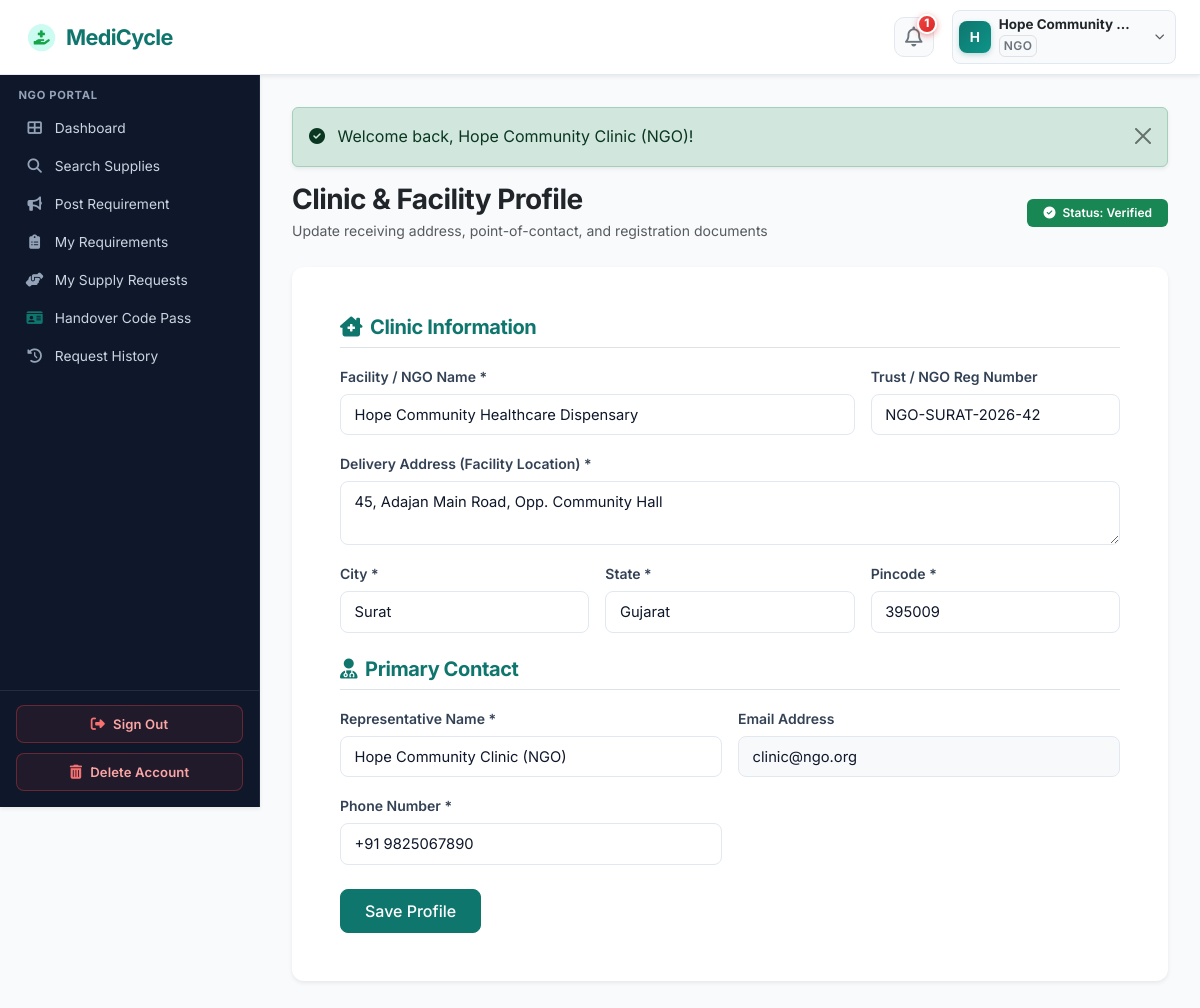
The page /ngo/profile.php (signed in) on the database its author committed.
### tables this page shows
CREATE TABLE `organizations` (
  `id` int(11) NOT NULL AUTO_INCREMENT,
  `user_id` int(11) NOT NULL,
  `organization_name` varchar(150) NOT NULL,
  `organization_type` varchar(100) NOT NULL,
  `license_number` varchar(100) DEFAULT NULL,
  `address` text NOT NULL,
  `city` varchar(100) NOT NULL,
  `state` varchar(100) NOT NULL,
  `pincode` varchar(20) NOT NULL,
  `verification_status` enum('pending','verified','rejected') DEFAULT 'pending',
  `verification_notes` text DEFAULT NULL,
  `created_at` timestamp NOT NULL DEFAULT current_timestamp(),
  `updated_at` timestamp NOT NULL DEFAULT current_timestamp() ON UPDATE current_timestamp(),
  PRIMARY KEY (`id`),
  KEY `fk_org_user` (`user_id`),
  KEY `idx_org_city` (`city`),
  KEY `idx_org_status` (`verification_status`),
  CONSTRAINT `fk_org_user` FOREIGN KEY (`user_id`) REFERENCES `users` (`id`) ON DELETE CASCADE
);

CREATE TABLE `users` (
  `id` int(11) NOT NULL AUTO_INCREMENT,
  `name` varchar(100) NOT NULL,
  `email` varchar(100) NOT NULL,
  `password` varchar(255) NOT NULL,
  `phone` varchar(20) NOT NULL,
  `role` enum('admin','supplier','ngo','delivery') NOT NULL,
  `email_verified` tinyint(1) DEFAULT 1,
  `status` enum('active','inactive','suspended','pending') DEFAULT 'active',
  `created_at` timestamp NOT NULL DEFAULT current_timestamp(),
  `updated_at` timestamp NOT NULL DEFAULT current_timestamp() ON UPDATE current_timestamp(),
  PRIMARY KEY (`id`),
  UNIQUE KEY `email` (`email`),
  KEY `idx_user_role` (`role`),
  KEY `idx_user_status` (`status`)
);

### includes/auth.php (called while the page is built, shortened)
<?php
require_once __DIR__ . '/session.php';
function require_login(?string $redirectTo = null): void {
    if (!is_logged_in() || current_user() === null) {
        $target = $redirectTo ?? ($_SERVER['REQUEST_URI'] ?? '');
        set_flash('warning', 'Please sign in to access this area.');
        header('Location: ' . BASE_URL . '/login.php?redirect=' . urlencode($target));
        exit;
    }
}
function require_role(string|array $allowed_roles): void {
    require_login();
}

### includes/functions.php (called while the page is built, shortened)
<?php
function e($string) {
    return htmlspecialchars((string)($string ?? ''), ENT_QUOTES, 'UTF-8');
}
function get_unread_notifications_count($pdo, $user_id) {
    try {
        $stmt = $pdo->prepare("SELECT COUNT(*) FROM notifications WHERE user_id = ? AND is_read = 0");
        $stmt->execute([$user_id]);
        return (int)$stmt->fetchColumn();
    } catch (PDOException $e) {
        return 0;
    }
}

### ngo/profile.php (the view, shortened to what this page needs)
<?php
require_once __DIR__ . '/../config/config.php';
require_once __DIR__ . '/../includes/auth.php';
require_role('ngo');
$userId = $_SESSION['user_id'];
$stmt = $pdo->prepare("SELECT u.name, u.email, u.phone, o.*
                       FROM users u
                       LEFT JOIN organizations o ON u.id = o.user_id
                       WHERE u.id = ? LIMIT 1");
$stmt->execute([$userId]);
$profile = $stmt->fetch();
include __DIR__ . '/../includes/header.php';
include __DIR__ . '/../includes/navbar.php';
?>
<div class="app-container">
    <?php include __DIR__ . '/../includes/sidebar.php'; ?>
    <div class="app-content">
        <?php echo render_flash_messages(); ?>
        <div class="d-flex justify-content-between align-items-center mb-4">
            <div>
                <h3 class="fw-bold text-dark mb-1">Clinic & Facility Profile</h3>
                <p class="text-muted small mb-0">Update receiving address, point-of-contact, and registration documents</p>
            </div>
            <div>
                <span class="badge bg-success px-3 py-2">
                    <i class="fas fa-check-circle me-1"></i> Status: <?php echo ucfirst(e($profile['verification_status'] ?? 'verified')); ?>
                </span>
            </div>
        </div>
        <div class="card border-0 shadow-sm">
            <div class="card-body p-4 p-md-5">
                <form action="<?php echo BASE_URL; ?>/ngo/profile.php" method="POST" class="needs-validation" novalidate>
                    <h5 class="fw-bold text-teal border-bottom pb-2 mb-3"><i class="fas fa-clinic-medical me-2"></i>Clinic Information</h5>
                    <div class="row g-3 mb-4">
                        <div class="col-md-8">
                            <label class="form-label small fw-semibold">Facility / NGO Name *</label>
                            <input type="text" class="form-control" name="org_name" value="<?php echo e($profile['organization_name'] ?? ''); ?>" required>
                        </div>
                        <div class="col-md-4">
                            <label class="form-label small fw-semibold">Trust / NGO Reg Number</label>
                            <input type="text" class="form-control" name="license_number" value="<?php echo e($profile['license_number'] ?? ''); ?>">
                        </div>
                        <div class="col-12">
                            <label class="form-label small fw-semibold">Delivery Address (Facility Location) *</label>
                            <textarea class="form-control" name="address" rows="2" required><?php echo e($profile['address'] ?? ''); ?></textarea>
                        </div>
                        <div class="col-md-4">
                            <label class="form-label small fw-semibold">City *</label>
                            <input type="text" class="form-control" name="city" value="<?php echo e($profile['city'] ?? ''); ?>" required>
                        </div>
                        <div class="col-md-4">
                            <label class="form-label small fw-semibold">State *</label>
                            <input type="text" class="form-control" name="state" value="<?php echo e($profile['state'] ?? ''); ?>" required>
                        </div>
                        <div class="col-md-4">
                            <label class="form-label small fw-semibold">Pincode *</label>
                            <input type="text" class="form-control" name="pincode" value="<?php echo e($profile['pincode'] ?? ''); ?>" required>
                        </div>
                    </div>
                    <h5 class="fw-bold text-teal border-bottom pb-2 mb-3"><i class="fas fa-user-doctor me-2"></i>Primary Contact</h5>
                    <div class="row g-3 mb-4">
                        <div class="col-md-6">
                            <label class="form-label small fw-semibold">Representative Name *</label>
                            <input type="text" class="form-control" name="name" value="<?php echo e($profile['name']); ?>" required>
                        </div>
                        <div class="col-md-6">
                            <label class="form-label small fw-semibold">Email Address</label>
                            <input type="email" class="form-control bg-light" value="<?php echo e($profile['email']); ?>" readonly disabled>
                        </div>
                        <div class="col-md-6">
                            <label class="form-label small fw-semibold">Phone Number *</label>
                            <input type="tel" class="form-control" name="phone" value="<?php echo e($profile['phone']); ?>" required>
                        </div>
                    </div>
                    <button type="submit" class="btn btn-primary px-4">Save Profile</button>
                </form>
            </div>
        </div>
    </div>
</div>
<?php include __DIR__ . '/../includes/footer.php'; ?>

### includes/navbar.php (shortened to what this page needs)
<?php
require_once __DIR__ . '/auth.php';
$currentUser = current_user();
$unreadNotifCount = 0;
if ($currentUser && isset($pdo)) {
    $unreadNotifCount = get_unread_notifications_count($pdo, $currentUser['id']);
}
$inPortal = (bool)preg_match('#/(supplier|ngo|delivery)/#i', $_SERVER['PHP_SELF'] ?? '');
?>
<nav class="navbar navbar-expand-lg navbar-medicycle sticky-top shadow-sm">
    <div class="container-fluid px-2 px-sm-3 px-lg-4 d-flex align-items-center justify-content-between">
        <a class="navbar-brand d-flex align-items-center gap-2" href="<?php echo BASE_URL; ?>/index.php">
            <img src="<?php echo BASE_URL; ?>/assets/images/logo-icon.png" width="34" height="34" alt="MediCycle" class="rounded-circle shadow-xs" style="object-fit: cover;">
            <span class="fw-bold tracking-tight text-teal" style="color: #0f766e;">MediCycle</span>
        </a>
        <?php if ($inPortal): ?>
            <div class="d-flex align-items-center gap-1 gap-sm-2 gap-md-3">
                <div class="dropdown position-relative">
                    <button type="button" class="btn notif-icon-btn position-relative" id="notifDropdown" aria-expanded="false" title="Notifications" onclick="togglePortalDropdown('notifDropdownMenu', event)">
                        <i class="far fa-bell fs-5 text-secondary"></i>
                        <?php if ($unreadNotifCount > 0): ?>
                            <span class="notif-pulse-badge">
                                <?php echo $unreadNotifCount; ?>
                            </span>
                        <?php endif; ?>
                    </button>
                </div>
                <?php
                $displayName = $currentUser['name'] ?? ($_SESSION['user_name'] ?? 'User');
                $displayRole = $currentUser['role'] ?? ($_SESSION['role'] ?? '');
                ?>
                <div class="dropdown position-relative">
                    <button type="button" class="btn user-profile-capsule d-flex align-items-center gap-1 gap-sm-2 text-dark shadow-2xs" id="userDropdown" aria-expanded="false" onclick="togglePortalDropdown('userDropdownMenu', event)">
                        <div class="user-avatar-circle">
                            <?php echo strtoupper(substr($displayName, 0, 1)); ?>
                        </div>
                        <div class="text-start pe-1 user-profile-info">
                            <span class="d-block fw-bold text-dark leading-tight user-profile-name"><?php echo e($displayName); ?></span>
                            <?php if ($displayRole): ?>
                                <span class="badge text-uppercase text-secondary bg-light border p-1 user-profile-role d-none d-sm-inline-block"><?php echo strtoupper(e($displayRole)); ?></span>
                            <?php endif; ?>
                        </div>
                        <i class="fas fa-chevron-down text-muted small ms-1" style="font-size:0.62rem;"></i>
                    </button>
                </div>
            </div>
        <?php endif; ?>
    </div>
</nav>

### includes/sidebar.php (shortened to what this page needs)
<?php
$currentUser = current_user();
$currentScript = basename($_SERVER['PHP_SELF']);
$currentDir = basename(dirname($_SERVER['PHP_SELF']));
if (!function_exists('is_active_link')) {
    function is_active_link($script, $dir = null) {
        global $currentScript, $currentDir;
        return ($currentScript === $script) ? 'active' : '';
    }
}
$userRole = $currentUser['role'] ?? ($_SESSION['role'] ?? '');
?>
<aside class="app-sidebar shadow-sm">
    <div class="sidebar-heading">
        <?php echo strtoupper(e($userRole)); ?> PORTAL
    </div>
    <ul class="nav flex-column mb-auto">
        <?php if ($userRole === 'supplier'): ?>
            <li class="nav-item">
                <a class="nav-link <?php echo is_active_link('dashboard.php', 'supplier'); ?>" href="<?php echo BASE_URL; ?>/supplier/dashboard.php">
                    <i class="fas fa-th-large"></i> Dashboard
                </a>
            </li>
            <li class="nav-item">
                <a class="nav-link <?php echo is_active_link('add-supply.php', 'supplier'); ?>" href="<?php echo BASE_URL; ?>/supplier/add-supply.php">
                    <i class="fas fa-plus-circle"></i> Medical Items
                </a>
            </li>
            <li class="nav-item">
                <a class="nav-link <?php echo is_active_link('inventory.php', 'supplier'); ?>" href="<?php echo BASE_URL; ?>/supplier/inventory.php">
                    <i class="fas fa-boxes-stacked"></i> Medical Supply
                </a>
            </li>
            <li class="nav-item">
                <a class="nav-link <?php echo is_active_link('requests.php', 'supplier'); ?>" href="<?php echo BASE_URL; ?>/supplier/requests.php">
                    <i class="fas fa-inbox"></i> Incoming Requests
                </a>
            </li>
            <li class="nav-item">
                <a class="nav-link <?php echo is_active_link('verify-handover.php', 'supplier'); ?>" href="<?php echo BASE_URL; ?>/supplier/verify-handover.php">
                    <i class="fas fa-qrcode text-warning"></i> Verify Handover
                </a>
            </li>
            <li class="nav-item">
                <a class="nav-link <?php echo is_active_link('history.php', 'supplier'); ?>" href="<?php echo BASE_URL; ?>/supplier/history.php">
                    <i class="fas fa-history"></i> Transfer History
                </a>
            </li>
        <?php elseif ($userRole === 'ngo'): ?>
            <li class="nav-item">
                <a class="nav-link <?php echo is_active_link('dashboard.php', 'ngo'); ?>" href="<?php echo BASE_URL; ?>/ngo/dashboard.php">
                    <i class="fas fa-th-large"></i> Dashboard
                </a>
            </li>
            <li class="nav-item">
                <a class="nav-link <?php echo is_active_link('search-supplies.php', 'ngo'); ?>" href="<?php echo BASE_URL; ?>/ngo/search-supplies.php">
                    <i class="fas fa-search"></i> Search Supplies
                </a>
            </li>
            <li class="nav-item">
                <a class="nav-link <?php echo is_active_link('post-requirement.php', 'ngo'); ?>" href="<?php echo BASE_URL; ?>/ngo/post-requirement.php">
                    <i class="fas fa-bullhorn"></i> Post Requirement
                </a>
            </li>
            <li class="nav-item">
                <a class="nav-link <?php echo is_active_link('my-requirements.php', 'ngo'); ?>" href="<?php echo BASE_URL; ?>/ngo/my-requirements.php">
                    <i class="fas fa-clipboard-list"></i> My Requirements
                </a>
            </li>
            <li class="nav-item">
                <a class="nav-link <?php echo is_active_link('my-requests.php', 'ngo'); ?>" href="<?php echo BASE_URL; ?>/ngo/my-requests.php">
                    <i class="fas fa-hands-helping"></i> My Supply Requests
                </a>
            </li>
            <li class="nav-item">
                <a class="nav-link <?php echo (is_active_link('code-pass.php', 'ngo') || is_active_link('verify-handover.php', 'ngo')); ?>" href="<?php echo BASE_URL; ?>/ngo/code-pass.php">
                    <i class="fas fa-id-card text-teal"></i> Handover Code Pass
                </a>
            </li>
            <li class="nav-item">
                <a class="nav-link <?php echo is_active_link('history.php', 'ngo'); ?>" href="<?php echo BASE_URL; ?>/ngo/history.php">
                    <i class="fas fa-history"></i> Request History
                </a>
            </li>
        <?php endif; ?>
    </ul>
    <div class="sidebar-footer mt-auto d-none d-lg-flex">
        <button type="button" class="btn-sidebar-signout" onclick="openSignOutModal(event)">
            <i class="fas fa-sign-out-alt"></i>
            <span>Sign Out</span>
        </button>
        <button type="button" class="btn-sidebar-delete" data-bs-toggle="modal" data-bs-target="#deleteAccountModal">
            <i class="fas fa-trash-can"></i>
            <span>Delete Account</span>
        </button>
    </div>
</aside>

### rows shown on the page
organizations: user.name "H", user.name "Hope Community…", user.role "NGO", verification_status "Verified", org_name "Hope Community Healthcare Dispensary", license_number "NGO-SURAT-2026-42", address "45, Adajan Main Road, Opp. Community Hall", city "Surat", state "Gujarat", pincode "395009", name "Hope Community Clinic (NGO)", user.email "clinic@ngo.org", phone "+91 9825067890"

### other values the page prints
$unreadNotifCount "1"
$message "Welcome back, Hope Community Clinic (NGO)!"
